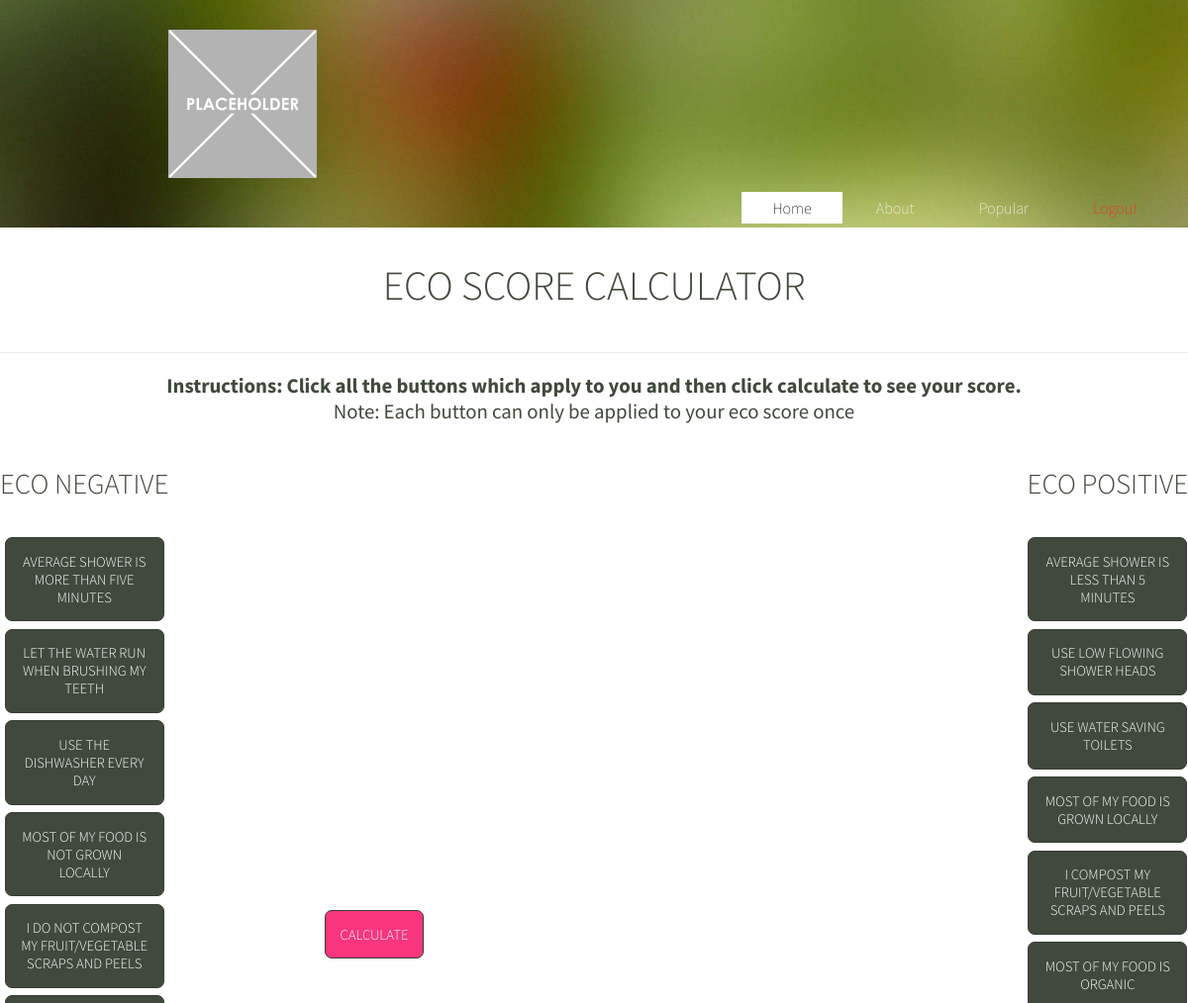
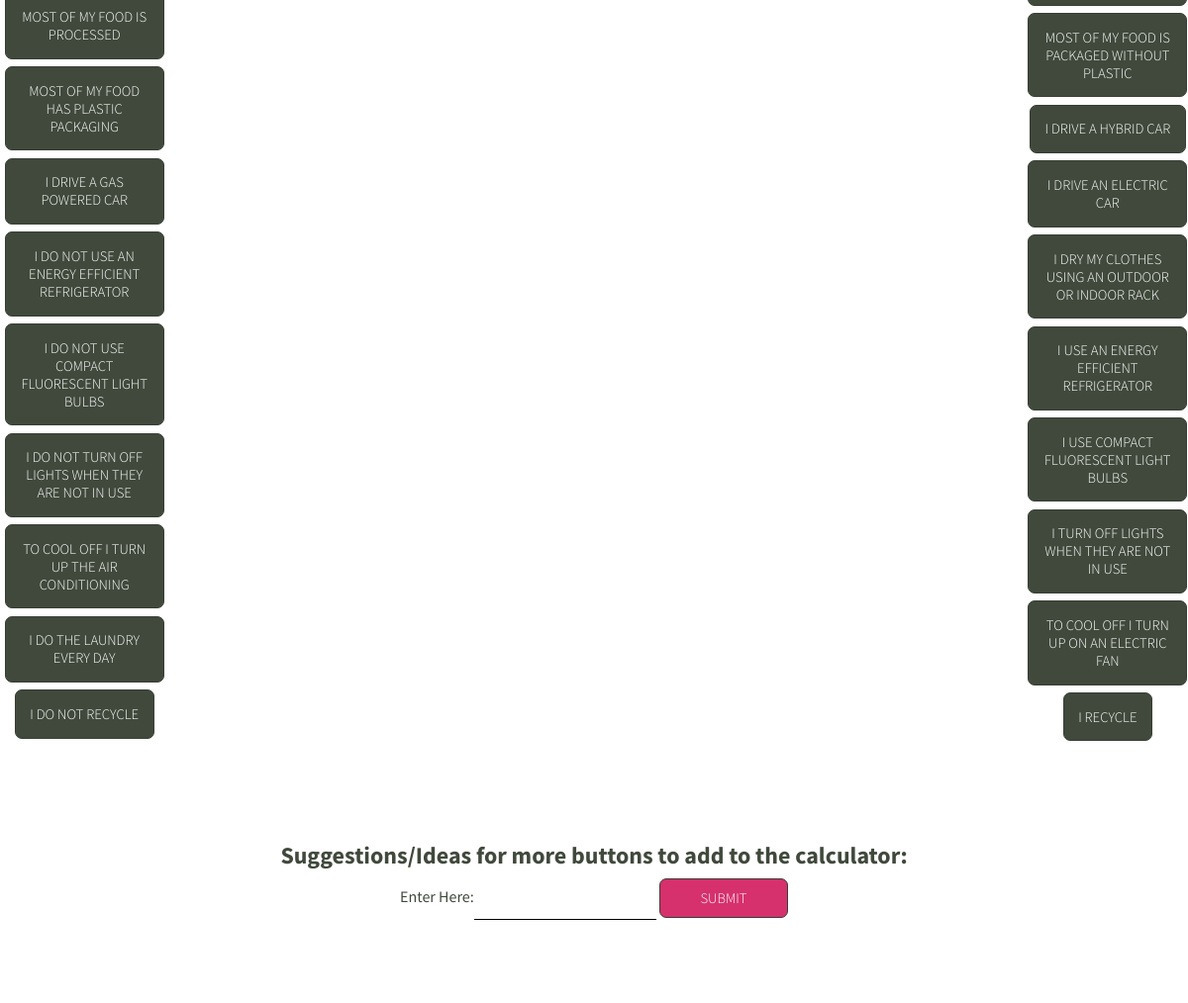
The page /ecoscore/ (signed in) on the database its author committed (2 pictures, top to bottom).
### ecoscore/models.py (models this page shows, shortened)
class Cell(models.Model):
    title = models.CharField(max_length=100)
    numPoints = models.IntegerField()
    slug = models.SlugField(default="s")
    isClean = models.BooleanField(default=False)
    isSelected = models.BooleanField(default=False)

### ecoscore/views.py (the view)
# urls.py: path('ecoscore/', ves.charts, name="ecoButton"),
def charts(request):
    form = SuggestionsForm(request.POST)
    if form.is_valid():
        senderData = form.cleaned_data['data']
        email_from = settings.EMAIL_HOST_USER
        send_mail( 'ECO SCORE SUGGESTION', senderData, email_from, ['ecoscore9@gmail.com'])
    else:
        form = SuggestionsForm()
    cells = Cell.objects.all().filter()
    user = User.objects.get(username=request.user)
    user.profile.ecoNum = 0
    user.save()
    return render(request, 'charts.html', {'cells': cells, 'form': form})

### ecoscore/forms.py
class SuggestionsForm(forms.Form):
   data = forms.CharField(label = "Enter Here")

### login/models.py (called while the page is built)
@receiver(post_save, sender=User)
def create_user_profile(sender, instance, created, **kwargs):
    if created:
        Profile.objects.create(user=instance)

@receiver(post_save, sender=User)
def save_user_profile(sender, instance, **kwargs):
    instance.profile.save()

### ecoscore/templates/charts.html (shortened to what this page needs)
{%load static%}
{% load app_filters %}
<!DOCTYPE html PUBLIC "-//W3C//DTD XHTML 1.0 Strict//EN" "http://www.w3.org/TR/xhtml1/DTD/xhtml1-strict.dtd">
<html xmlns="http://www.w3.org/1999/xhtml">
<head>
<link href="{% static 'chartsStyle.css' %}?version = 13" rel="stylesheet" type="text/css" media="all" />
<link href="{% static 'fonts.css' %}?version = 1" rel="stylesheet" type="text/css" media="all" />
</head>
<body>
<div id="header-wrapper">
	<div class ="logo">
		<img src = "{% static 'Placeholder-1.png' %}">
	</div>
	<div id="header" class="container">
		<div class = "main">
            <ul>
                <li class = "active"><a href="{% url 'logged'%}">Home</a></li>
                <li><a href="#">About</a></li>
                <li><a href="#">Popular</a></li>
                <li><a class ="logout" href="{% url 'login:logout'%}">Logout</a></li>
            </ul>
        </div>
	</div>
</div>
<div id="page-wrapper">
	<div id="featured" class="container">
		<div class="title">
			<h2>Eco Score Calculator</h2>
			<h3><b>Instructions: Click all the buttons which apply to you and then click calculate to see your score. </b><br>Note: Each button can only be applied to your eco score once</h3>
		</div>
		<div class = "score">
			<a href="{% url 'calculate'%}" class="buttonSubmit">CALCULATE</a>
		</div>
		<div class = "buttons">
		<div class="tbox1">
				<h2>ECO NEGATIVE</h2>
				<div class = "cells">
					{%for Cell in cells%}
					{%if Cell.isClean == False%}
					{%if forloop.counter|divisibleby:1 == 1%}
					</div>
					<div>
					<a href="{% url 'select' slug=Cell.slug%}" onclick="scrollPos" class="buttonBad">{{Cell.title}}</a>
					{%else%}
					<a href="{% url 'select' slug=Cell.slug%}" onclick="scrollPos" class="buttonBad">{{Cell.title}}</a>
					{%endif%}
					{%endif%}
					{%endfor%}
				</div>
		</div>
		<div class="tbox2">
			<h2>ECO POSITIVE</h2>
			<div class = "cells">
				{%for Cell in cells%}
				{%if Cell.isClean == True%}
				{%if forloop.counter|divisibleby:1 == 1%}
				</div>
				<div>
				<a href="{% url 'select' slug=Cell.slug%}" onclick="scrollPos" class="buttonGood">{{Cell.title}}</a>
				{%else%}
				<a href="{% url 'select' slug=Cell.slug%}" onclick="scrollPos" class="buttonGood">{{Cell.title}}</a>
				{%endif%}
				{%endif%}
				{%endfor%}
			</div>
		</div>
	</div>
	</div>
	<div class = "suggestions">
		<h2>Suggestions/Ideas for more buttons to add to the calculator: </h2>
		<form method = "POST" name='/data/'>
			{{ form }}
		<input class = "submit" type = 'submit'>
		</form>
	</div>
</body>
</body>
</html>

### assets/chartsStyle.css (style rules this page uses)
html, body { width: 100%; height: 100%; }
ul { float: right; list-style-type: none; margin-top: -26px; margin-right: 20px; font-size: 18; font-weight: lighter; }
ul li { display: inline-block; }
ul li a { text-decoration: none; color: #fff; padding: 5px 30px; border: 1px solid transparent; transition: ease 1s; }
ul li a.logout { text-decoration: none; color: rgb(255, 38, 38); padding: 5px 30px; border: 1px solid transparent; transition: ease 1s; }
ul li.active a { background-color: #fff; color: #000; }
.logo img { float: left; width: 150px; height: auto; padding-top: 30px; transform: translateX(170px); }
.main { max-width: 1920px; margin: auto; }
body { margin: 0px; padding: 0px; background: white; font-family: 'Source Sans Pro', sans-serif; font-size: 12pt; font-weight: 300; color: #000000; }
h1, h2, h3 { margin: 0; padding: 0; }
p, ol, ul { margin-top: 0; }
ol, ul { padding: 0; list-style: none; }
a { color: #151515; }
.container { overflow: hidden; margin: 0em auto; width: 1200px; }
.buttonBad, .buttonGood { display: inline-block; margin-top: .5em; padding: 1em 1em 1em 1em; background: #40493C; border-radius: 7px; border: 1px solid #373F34; text-decoration: none; text-transform: uppercase; font-weight: 300; font-family: 'Source Sans Pro', sans-serif; font-size: 11pt; max-width: 130px; color: #FFF; }
.buttonBad:before, .buttonGood:before { display: inline-block; background: #FFC31F; margin-right: 1em; width: 40px; height: 40px; line-height: 40px; border-radius: 20px; text-align: center; color: #272925; }
.buttonSubmit { display: inline-block; margin-top: .5em; padding: 1em 1em 1em 1em; background: #f8357d; border-radius: 7px; border: 1px solid #373F34; text-decoration: none; text-transform: uppercase; font-weight: 300; font-family: 'Source Sans Pro', sans-serif; font-size: 11pt; max-width: 130px; color: #FFF; }
.tbox1 { float: left; }
.tbox2 { float: right; }
#header-wrapper { height: 230px; overflow: hidden; background: url(images/pic01.jpg) no-repeat center; background-size: 100% auto; }
#header { transform: translateY(-60px); overflow: hidden; position: relative; padding: 5em 0em; }
#page-wrapper { overflow: hidden; padding: 2em 0em; background: #FFF; }
#featured { overflow: hidden; padding-bottom: 100px; text-align: center; }
#featured .title h2 { margin-bottom: .5em; border-bottom: 1px solid rgba(0,0,0,0.08); text-align: center; font-size: 2.6em; color: #40493C; }
#featured .title h3 { font-weight: 400; margin-bottom: 2em; text-align: center; font-size: 1.3em; color: #40493C; }
#featured h2 { padding-bottom: 1em; text-transform: uppercase; font-size: 1.8em; font-weight: 300; color: #40493C; }
.score { padding-bottom: 100px; position: absolute; top: 45%; width: 63%; height: 2.5rem; }
.suggestions { font-weight: 400; margin-bottom: 2em; text-align: center; font-size: 1em; color: #40493C; text-align: center; position: relative; top: 200%; }
.suggestions input { bottom: 0; width: 15%; margin-bottom: 20px; border: none; border-bottom: 1px solid rgb(0, 0, 0); background: transparent; outline: none; height: 40px; color: rgb(0, 0, 0); font-size: 16px; }
.suggestions .submit { display: inline-block; margin-top: .5em; background: #d6316d; border-radius: 7px; border: 1px solid #373F34; text-decoration: none; text-transform: uppercase; font-weight: 300; font-family: 'Source Sans Pro', sans-serif; font-size: 11pt; max-width: 130px; color: #FFF; }

### rows shown on the page
Cell: title "AVERAGE SHOWER IS MORE THAN FIVE MINUTES"
Cell: title "LET THE WATER RUN WHEN BRUSHING MY TEETH"
Cell: title "USE THE DISHWASHER EVERY DAY"
Cell: title "MOST OF MY FOOD IS NOT GROWN LOCALLY"
Cell: title "I DO NOT COMPOST MY FRUIT/VEGETABLE SCRAPS AND PEELS"
Cell: title "MOST OF MY FOOD IS PROCESSED"
Cell: title "MOST OF MY FOOD HAS PLASTIC PACKAGING"
Cell: title "I DRIVE A GAS POWERED CAR"
Cell: title "I DO NOT USE AN ENERGY EFFICIENT REFRIGERATOR"
Cell: title "I DO NOT USE COMPACT FLUORESCENT LIGHT BULBS"
Cell: title "I DO NOT TURN OFF LIGHTS WHEN THEY ARE NOT IN USE"
Cell: title "TO COOL OFF I TURN UP THE AIR CONDITIONING"
Cell: title "I DO THE LAUNDRY EVERY DAY"
Cell: title "I DO NOT RECYCLE"
Cell: title "AVERAGE SHOWER IS LESS THAN 5 MINUTES"
Cell: title "USE LOW FLOWING SHOWER HEADS"
Cell: title "USE WATER SAVING TOILETS"
Cell: title "MOST OF MY FOOD IS GROWN LOCALLY"
Cell: title "I COMPOST MY FRUIT/VEGETABLE SCRAPS AND PEELS"
Cell: title "MOST OF MY FOOD IS ORGANIC"
Cell: title "MOST OF MY FOOD IS PACKAGED WITHOUT PLASTIC"
Cell: title "I DRIVE A HYBRID CAR"
Cell: title "I DRIVE AN ELECTRIC CAR"
Cell: title "I DRY MY CLOTHES USING AN OUTDOOR OR INDOOR RACK"
Cell: title "I USE AN ENERGY EFFICIENT REFRIGERATOR"
Cell: title "I USE COMPACT FLUORESCENT LIGHT BULBS"
Cell: title "I TURN OFF LIGHTS WHEN THEY ARE NOT IN USE"
Cell: title "TO COOL OFF I TURN UP ON AN ELECTRIC FAN"
Cell: title "I RECYCLE"
